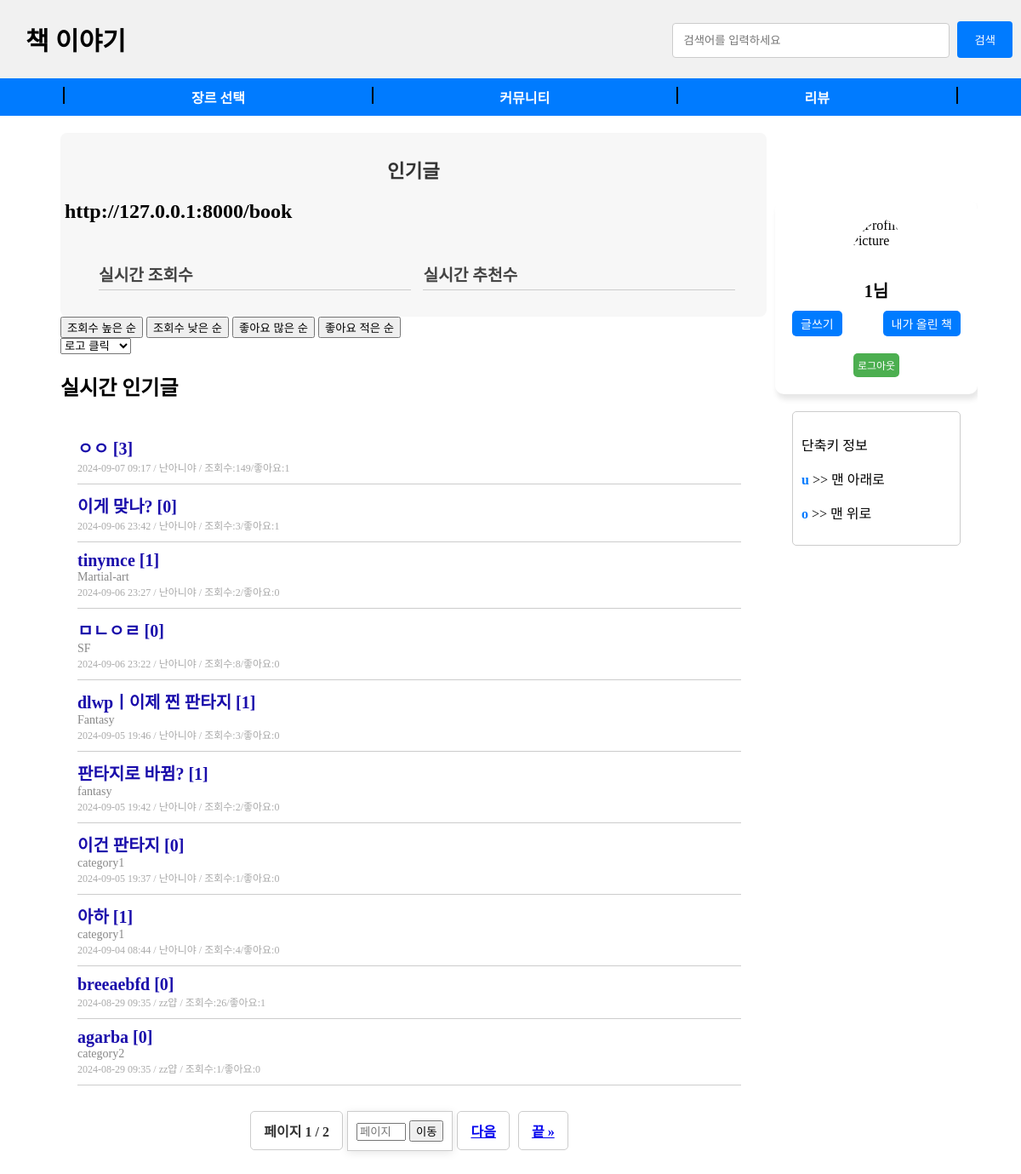
The page /book/ (signed in) on the database as committed earlier.
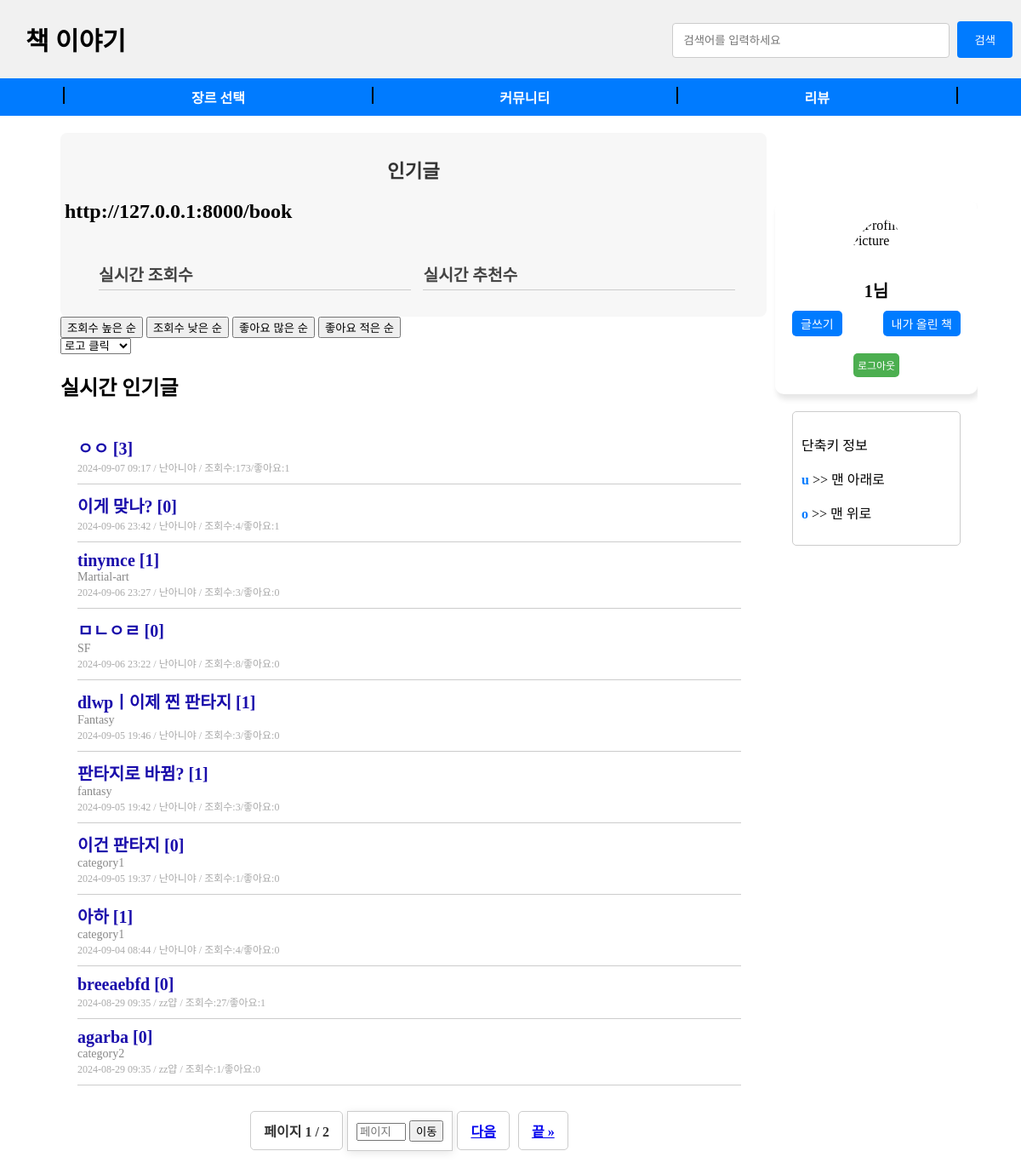
The same page on the database as committed later.
### book/models.py (models this page shows, shortened)
class Post_information(models.Model):
    STATUS_CHOICES = [
        ('published', '공개'),
        ('unpublished', '비공개'),
    ]
    title = models.CharField(max_length=255, null=False)                  # 제목
    content = models.TextField(null=False)                                # 내용
    category = models.CharField(max_length=100, blank=True)               # 카테고리
    status = models.CharField(max_length=20, choices=STATUS_CHOICES, default='published')  # 상태
    author = models.ForeignKey(User_information, on_delete=models.CASCADE)  # 작성자
    like_users = models.ManyToManyField(User_information,default=1, related_name='post_like_user',blank =True)
    created_at = models.DateTimeField(auto_now_add=True)                  # 작성일
    updated_at = models.DateTimeField(auto_now=True)                      # 수정일
    tags = models.ManyToManyField('Tag', blank=True)  # 태그 추가
    views = models.IntegerField(default=0)  #조회수

class Comment(models.Model):
    post = models.ForeignKey(Post_information, related_name='comments', on_delete=models.CASCADE)  # 게시물과의 관계
    author = models.ForeignKey(User_information, on_delete=models.CASCADE)  # 작성자
    comment_like_users = models.ManyToManyField(User_information,default=1, related_name='comment_like_user',blank =True)
    content = models.TextField(null=False)  # 댓글 내용
    created_at = models.DateTimeField(auto_now_add=True)  # 작성 시간
    likes = models.IntegerField(default=0)  # 좋아요 수

class User_information(models.Model):
    username = models.CharField(max_length=100, unique=True, null=False)  # 아이디
    password = models.CharField(max_length=100, null=False)               # 비밀번호
    nickname = models.CharField(max_length=100, unique=True, null=False)  # 닉네임
    birthdate = models.CharField(max_length=8, null=False)                # 생년월일 (YYYYMMDD)

### book/views.py (the view)
# urls.py: path('', views.index, name='index'),
def index(request):
    print("titlelist")
    category = request.GET.get('category','all')  # 선택된 카테고리 가져오기
    print(category)
    if category == 'all' or category == '':
        post_list = Post_information.objects.all().annotate(like_count=Count('like_users')).order_by('-created_at')#좋아요도 표시
    else:
        post_list = Post_information.objects.filter(category=category).annotate(like_count=Count('like_users')).order_by('-created_at')#좋아요도 표시
    paginator = Paginator(post_list, 10)  # 페이지당 20개의 게시물을 표시합니다
    page_number = request.GET.get('page')
    page_obj = paginator.get_page(page_number)
    user_id = request.session.get('user_id')
    try:
        user_profile = UserProfile.objects.get(user_id=user_id)
    except UserProfile.DoesNotExist:
        user_profile = None  # 프로필이 없으면 None으로 설정
    context = {
        'page_obj': page_obj,
        'user_profile': user_profile,
    }
    print(context)
    print(request)
    return render(request,'book/index.html',context)

### book/templates/book/index.html (shortened to what this page needs)
<!DOCTYPE html>
<html>
<head>
</head>
<body>
    <header id="header">
        <div class="navbar">
            <a href="{% url 'index' %}" style="font-family: 'Gugi' ;">책 이야기</a>
            <div class="search-bar">
                <form action="{% url 'search_posts' %}" method="post">
                    <input type="text" name ="search-post" placeholder="검색어를 입력하세요"  value="{{ query }}">
                    <button>검색</button>
                </form>
            </div>
        </div>
        <nav class="category-bar">
            <div class="vertical-line"></div>
            <div class="dropdown">
                <a href="#" class="dropbtn">장르 선택</a>
            </div>
            <div class="vertical-line"></div>
            <a href="#">커뮤니티</a>
            <div class="vertical-line"></div>
            <a href="#">리뷰</a>
            <div class="vertical-line"></div>
        </nav>
    </header>
    <div id ="container" class ="content_body" style ="height: auto !important;">
        <div class="main-content" style ="height: auto !important;">
            <div class ="sidebar" style ="height: auto !important;">
                <div class="login-post-container">
                    <div class="login-container">
                        {% if request.session.username %}
                            <div class="user-info">
                                {% load static %}
                                <div class="profile-pic">
                                    <form method="post" action="{% url 'upload_profile_pic' %}" enctype="multipart/form-data">
                                        <img
                                            src="{% if user_profile.profile_image %} http://127.0.0.1:8000/book{{ user_profile.profile_image }}{% endif %}"
                                            alt="Profile Picture"
                                            style="cursor: pointer; width: 100px; height: 100px; border-radius: 50%;"
                                            onclick="document.getElementById('file-input').click();"
                                        >
                                    </form>
                                </div>
                                <h2>{{ request.session.username }}님</h2>
                                <div class="user-actions">
                                    <a href="{%url 'post_view'%}" class="action-button">글쓰기</a>
                                    <a href="#" class="action-button">내가 올린 책</a>
                                </div>
                                <a href="{% url 'logout' %}" class="logout-button">로그아웃</a>
                            </div>
                        {% endif %}
                    </div>
                </div>
                <div class="shortcut-box">
                    <p>단축키 정보</p>
                    <p><span class="shortcut">u</span> >> 맨 아래로</p>
                    <p><span class="shortcut">o</span> >> 맨 위로</p>
                </div>
            </div>
            <div class ="content">
                <div class="post-list" >
                    <div class="ranking-container">
                        <h3>인기글</h3>
                        <h2>http://127.0.0.1:8000/book{{ user_profile.profile_image}}</h2>
                        <ul>
                            {% include 'book/ranking_list.html' %}
                        </ul>
                    </div>
                    <div>
                        <form method="get" action="{% url 'post_sort' %}" style="display:inline;">
                            <button type="submit" {% if request.GET.sort == 'views_desc' %}class="active"{% endif %}>
                                조회수 높은 순
                            </button>
                        </form>
                        <form method="get" action="{% url 'post_sort' %}" style="display:inline;">
                            <button type="submit" {% if request.GET.sort == 'views_asc' %}class="active"{% endif %}>
                                조회수 낮은 순
                            </button>
                        </form>
                        <form method="get" action="{% url 'post_sort' %}" style="display:inline;">
                            <button type="submit" {% if request.GET.sort == 'likes_desc' %}class="active"{% endif %}>
                                좋아요 많은 순
                            </button>
                        </form>
                        <form method="get" action="{% url 'post_sort' %}" style="display:inline;">
                            <button type="submit" {% if request.GET.sort == 'likes_asc' %}class="active"{% endif %}>
                                좋아요 적은 순
                            </button>
                        </form>
                    </div>
                        <form method="get" action=".">
                            <select id="category" name="category" onchange="this.form.submit()">
                                <option value="">로고 클릭</option>
                            </select>
                        </form>
                    {% if results == 1%}
                            <h2>검색 결과 </h2>
                            <ul class="post-list">
                                {% for post in page_obj %}
                                    <li class="post-item">
                                        {% comment %} <a href="{% url 'post_detail' post.id %}">{{ post.title }}</a> - {{ post.created_at }} {% endcomment %}
                                        <a href="{% url 'post_detail' post.pk %}" class="post-title">{{ post.title }}</a>
                                        <div class="post-category">{{ post.category }}</div>
                                        <div class="post-meta">{{ post.created_at|date:"Y-m-d H:i" }} / {{ post.author.nickname }} / 조회수:{{ post.views }} </div>
                                    </li>
                                {% endfor %}
                            </ul>
                    {% else %}
                            <h2>실시간 인기글</h2>
                            <ul class="post-list">
                                {% for post in page_obj %}
                                <li class="post-item">
                                    <a href="{% url 'post_detail' post.pk %}" class="post-title">{{ post.title }}  [{{post.comments.all|length}}]</a>
                                    <div class="post-category">{{ post.category }}</div>
                                    <div class="post-meta">{{ post.created_at|date:"Y-m-d H:i" }} / {{ post.author.nickname }} / 조회수:{{ post.views }}/좋아요:{{ post.like_count }}</div>
                                </li>
                                {% empty %}
                                <li>게시글이 없습니다.</li>
                                {% endfor %}
                            </ul>
                    {% endif %}
                    <div class="pagination">
                        {%if results == 1%}
                            <span class="step-links">
                                {% if page_obj.has_previous %}
                                <div class="pagination-controls">
                                    <a href="search_post?page=1{% if request.GET.sort %}&sort={{ request.GET.sort }}{% endif %}">&laquo; 처음</a>
                                </div>
                                <div class="pagination-controls2">
                                    <a href="search_post?page={{ page_obj.previous_page_number }}{% if request.GET.sort %}&sort={{ request.GET.sort }}{% endif %}">이전</a>
                                </div>
                                {% endif %}
                                <span class="current">
                                    페이지 {{ page_obj.number }} / {{ page_obj.paginator.num_pages }}
                                </span>
                                {% if page_obj.has_next %}
                                <div class="pagination-controls">
                                    <a href="search_post?page={{ page_obj.next_page_number }}{% if request.GET.sort %}&sort={{ request.GET.sort }}{% endif %}">다음</a>
                                </div>
                                <div class="pagination-controls2">
                                    <a href="search_post?page={{ page_obj.paginator.num_pages }}{% if request.GET.sort %}&sort={{ request.GET.sort }}{% endif %}">끝 &raquo;</a>
                                </div>
                            </span>
                        {% endif %}
                        {%else%}
                            <span class="step-links">
                                <span class="current">
                                    페이지 {{ page_obj.number }} / {{ page_obj.paginator.num_pages }}
                                </span>
                                <div id="pagePopup" class="page-popup" >
                                    <input type="number" id="pageInput" min="1" max="{{ page_obj.paginator.num_pages }}" placeholder="페이지 번호 입력">
                                    <button id="movePageBtn">이동</button>
                                </div>
                                {% if page_obj.has_next %}
                                <div class="pagination-controls">
                                    <a href="?page={{ page_obj.next_page_number }}{% if request.GET.sort %}&sort={{ request.GET.sort }}{% endif %}">다음</a>
                                </div>
                                <div class="pagination-controls2">
                                    <a href="?page={{ page_obj.paginator.num_pages }}{% if request.GET.sort %}&sort={{ request.GET.sort }}{% endif %}">끝 &raquo;</a>
                                </div>
                            </span>
                            {% endif %}
                        {%endif%}
                    </div>
                </div>
            </div>
        </div>
    </div>
</body>
</html>

### book/templates/book/ranking_list.html (shortened to what this page needs)
<div class="ranking-sections">
    <div class="ranking-section views-section">
        <h4>실시간 조회수</h4>
    </div>
    <div class="ranking-section likes-section">
        <h4>실시간 추천수</h4>
    </div>
</div>

Rows that differ between the two databases and show on the page:
changed Post_information "ㅇㅇ": views "149" → "173"
changed Post_information "이게 맞나?": views "3" → "4"
changed Post_information "tinymce": views "2" → "3"
changed Post_information "판타지로 바뀜?": views "2" → "3"
changed Post_information "breeaebfd": views "26" → "27"
